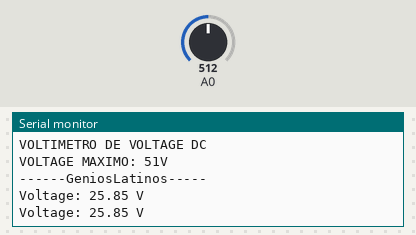
Recording of a sketch running on a simulated Arduino Uno, built with avr-gcc and run on an emulated ATmega328P. Shown: the last lines printed to the serial monitor. The test bench sets the inputs (shaded band); at power-on: A0 = 512.

Above: at 3.2 s.
3.3 s: A0 set to 716
At 4.6 s:
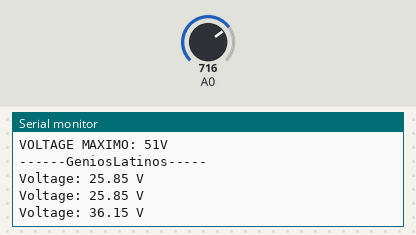
4.8 s: A0 set to 900
At 5.8 s:
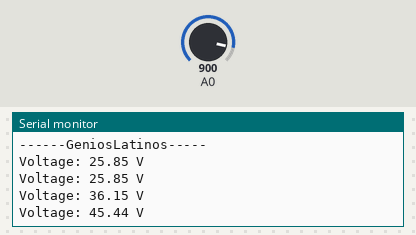
Timing chart, 0 to 7.8 s (numbered marks = the images above; inputs shaded):
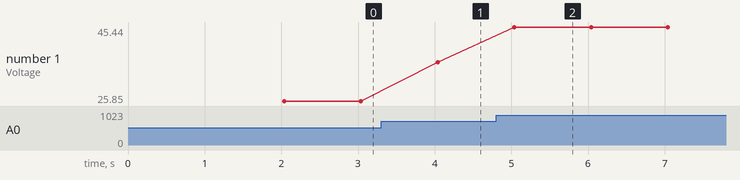

Measured:
- after the input at 3.3 s, the serial monitor: prints a new line after 0.74 s (image 1)
- after the input at 4.8 s, the serial monitor: prints a new line after 0.24 s (image 2)
- plotted number 1: 25.85 → 36.15 after the input at 3.3 s, 36.15 → 45.44 after the input at 4.8 s

The sketch:

Hacer_voltimetro_con_Arduino.ino
```cpp
// GeniosLatinos.com
float vPow = 4.7;
float r1 = 100000; //Valor de la resitencia 1 100kΩ
float r2 = 10000;  //Valor de la resitencia 2 10kΩ

void setup() {
  Serial.begin(9600);
  Serial.println("------GeniosLatinos-----");
  Serial.println("VOLTIMETRO DE VOLTAGE DC");
  Serial.print("VOLTAGE MAXIMO: ");
  Serial.print((int)(vPow / (r2 / (r1 + r2))));
  Serial.println("V");
  Serial.println("------GeniosLatinos-----");
  Serial.println("");
  delay(2000);
}
void loop() {
  float v = (analogRead(0) * vPow) / 1024.0;
  float v2 = v / (r2 / (r1 + r2));
  Serial.print("Voltage: ");
  Serial.print(v2);
  Serial.println(" V");
  delay (1000);
}
```
